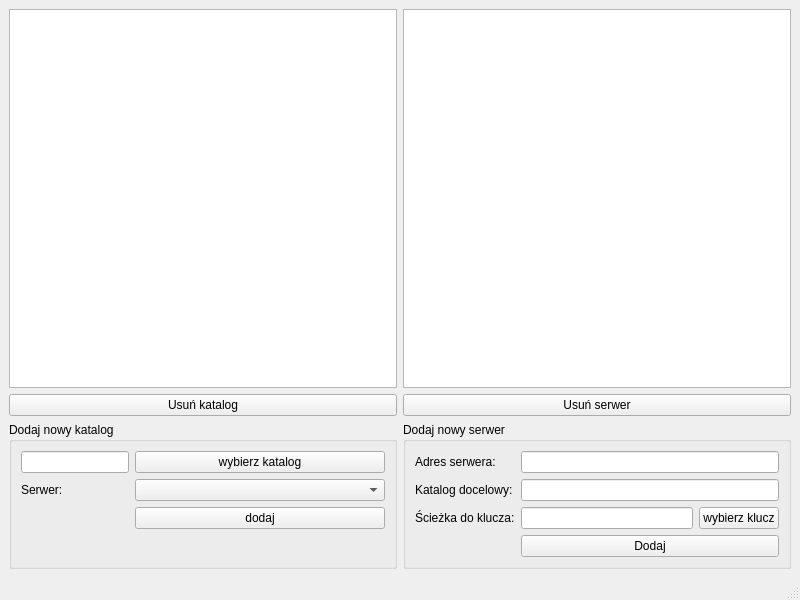
<?xml version="1.0" encoding="UTF-8"?>
<ui version="4.0">
 <class>MainWindow</class>
 <widget class="QMainWindow" name="MainWindow">
  <property name="geometry">
   <rect>
    <x>0</x>
    <y>0</y>
    <width>800</width>
    <height>600</height>
   </rect>
  </property>
  <property name="windowTitle">
   <string>MainWindow</string>
  </property>
  <widget class="QWidget" name="centralwidget">
   <layout class="QGridLayout" name="gridLayout">
    <item row="0" column="0">
     <widget class="QTableView" name="katalogi"/>
    </item>
    <item row="0" column="1">
     <widget class="QTableView" name="serwery">
      <property name="editTriggers">
       <set>QAbstractItemView::NoEditTriggers</set>
      </property>
      <property name="selectionMode">
       <enum>QAbstractItemView::SingleSelection</enum>
      </property>
      <property name="selectionBehavior">
       <enum>QAbstractItemView::SelectRows</enum>
      </property>
     </widget>
    </item>
    <item row="2" column="0">
     <widget class="QGroupBox" name="groupBox">
      <property name="title">
       <string>Dodaj nowy katalog</string>
      </property>
      <property name="flat">
       <bool>false</bool>
      </property>
      <layout class="QFormLayout" name="formLayout_2">
       <item row="1" column="1">
        <widget class="QPushButton" name="wybierz_katalog">
         <property name="text">
          <string>wybierz katalog</string>
         </property>
        </widget>
       </item>
       <item row="2" column="0">
        <widget class="QLabel" name="serwer">
         <property name="text">
          <string>Serwer:</string>
         </property>
        </widget>
       </item>
       <item row="4" column="1">
        <widget class="QPushButton" name="dodaj_katalog">
         <property name="text">
          <string>dodaj</string>
         </property>
        </widget>
       </item>
       <item row="1" column="0">
        <widget class="QLineEdit" name="nazwa_katalogu"/>
       </item>
       <item row="2" column="1">
        <widget class="QComboBox" name="id_serwera"/>
       </item>
      </layout>
     </widget>
    </item>
    <item row="2" column="1">
     <widget class="QGroupBox" name="groupBox_2">
      <property name="title">
       <string>Dodaj nowy serwer</string>
      </property>
      <layout class="QFormLayout" name="formLayout">
       <item row="0" column="0">
        <widget class="QLabel" name="label">
         <property name="text">
          <string>Adres serwera:</string>
         </property>
        </widget>
       </item>
       <item row="0" column="1">
        <widget class="QLineEdit" name="nazwa_serwera"/>
       </item>
       <item row="1" column="0">
        <widget class="QLabel" name="label_2">
         <property name="text">
          <string>Katalog docelowy:</string>
         </property>
        </widget>
       </item>
       <item row="1" column="1">
        <widget class="QLineEdit" name="katalog_docelowy"/>
       </item>
       <item row="2" column="0">
        <widget class="QLabel" name="label_3">
         <property name="text">
          <string>Ścieżka do klucza:</string>
         </property>
        </widget>
       </item>
       <item row="2" column="1">
        <layout class="QHBoxLayout" name="horizontalLayout_2">
         <item>
          <widget class="QLineEdit" name="sciezka_klucza"/>
         </item>
         <item>
          <widget class="QPushButton" name="wybierz_klucz">
           <property name="text">
            <string>wybierz klucz</string>
           </property>
          </widget>
         </item>
        </layout>
       </item>
       <item row="3" column="1">
        <widget class="QPushButton" name="dodaj_serwer">
         <property name="text">
          <string>Dodaj</string>
         </property>
        </widget>
       </item>
      </layout>
     </widget>
    </item>
    <item row="1" column="0">
     <widget class="QPushButton" name="usun_katalog">
      <property name="text">
       <string>Usuń katalog</string>
      </property>
     </widget>
    </item>
    <item row="1" column="1">
     <widget class="QPushButton" name="usun_serwer">
      <property name="text">
       <string>Usuń serwer</string>
      </property>
     </widget>
    </item>
   </layout>
  </widget>
  <widget class="QStatusBar" name="statusbar"/>
 </widget>
 <resources/>
 <connections/>
</ui>
